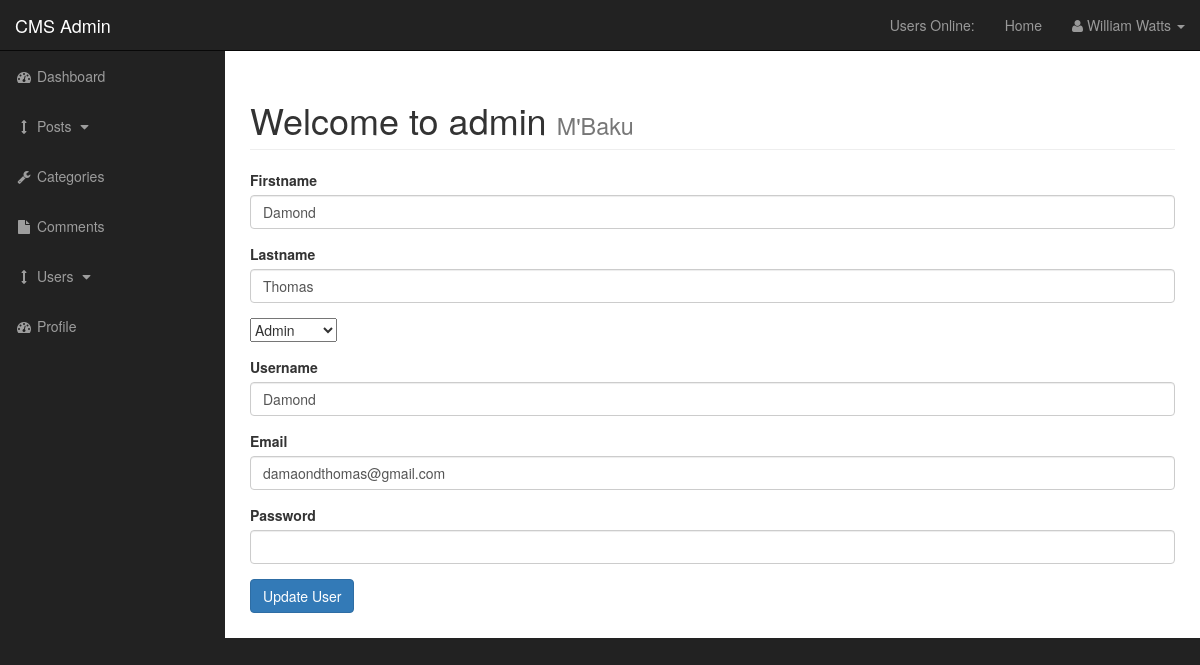
The app's page /admin/users.php?source=edit_user&edit_user=1 with its own data.
### tables this page shows
CREATE TABLE `users` (
  `user_id` int(3) NOT NULL,
  `username` varchar(255) NOT NULL,
  `user_password` varchar(255) NOT NULL,
  `user_firstname` varchar(255) NOT NULL,
  `user_lastname` varchar(255) NOT NULL,
  `user_email` varchar(255) NOT NULL,
  `user_image` text NOT NULL,
  `user_role` varchar(255) NOT NULL,
  `randSalt` varchar(255) NOT NULL DEFAULT '$2y$10$iusesomecrazystring28'
);

### admin/functions.php (called while the page is built, shortened)
<?php
function escape($string) {
global $connection;
return mysqli_real_escape_string($connection, trim($string));
}

### admin/includes/edit_user.php (the view, shortened to what this page needs)
<?php
if(isset($_GET['edit_user'])){
    $the_user_id =  escape($_GET['edit_user']);
    $query = "SELECT * FROM users WHERE user_id = $the_user_id ";
    $select_users_query = mysqli_query($connection,$query);
      while($row = mysqli_fetch_assoc($select_users_query)) {
      $username       = $row['username'];
      $user_firstname = $row['user_firstname'];
      $user_lastname  = $row['user_lastname'];
      $user_email     = $row['user_email'];
      $user_role      = $row['user_role'];
      }
?>
 <?php
 } else {
        header("Location: index.php");
      }
?>
    <form action="" method="post" enctype="multipart/form-data">
      <div class="form-group">
         <label for="title">Firstname</label>
          <input type="text" value="<?php echo $user_firstname; ?>" class="form-control" name="user_firstname">
      </div>
<div class="form-group">
 <label for="post_status">Lastname</label>
  <input type="text" value="<?php echo $user_lastname; ?>" class="form-control" name="user_lastname">
</div>
 <div class="form-group">
<select name="user_role" id="">
<option value="<?php echo $user_role; ?>"><?php echo $user_role; ?></option>
       </select>
      </div>
  <div class="form-group">
     <label for="post_tags">Username</label>
      <input type="text" value="<?php echo $username; ?>" class="form-control" name="username">
  </div>
  <div class="form-group">
     <label for="post_content">Email</label>
      <input type="email" value="<?php echo $user_email; ?>" class="form-control" name="user_email">
  </div>
  <div class="form-group">
     <label for="post_content">Password</label>
      <input autocomplete="off" type="password"  class="form-control" name="user_password">
  </div>
   <div class="form-group">
      <input class="btn btn-primary" type="submit" name="edit_user" value="Update User">
  </div>
</form>

### records on screen
users: user_firstname "Damond", user_lastname "Thomas", user_role "Admin", username "Damond", user_email "damaondthomas@gmail.com"
